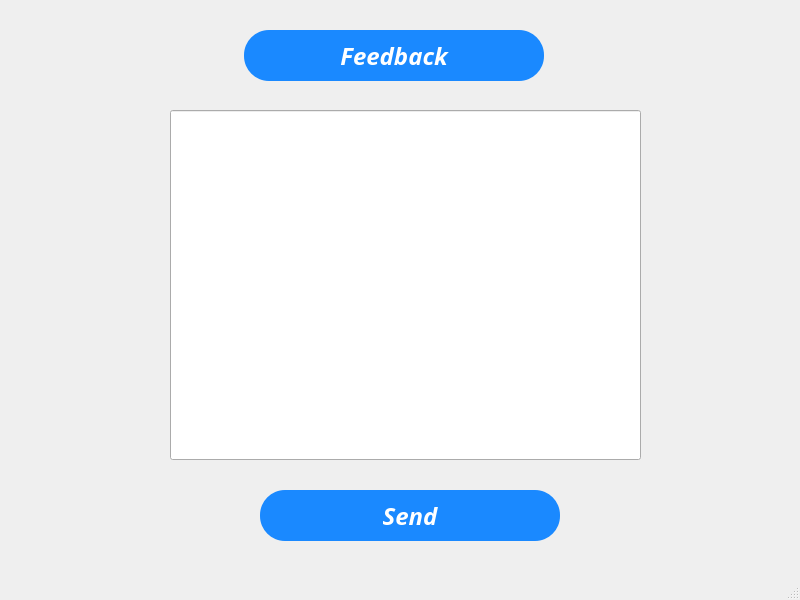
<?xml version="1.0" encoding="UTF-8"?>
<ui version="4.0">
 <class>MainWindow</class>
 <widget class="QMainWindow" name="MainWindow">
  <property name="geometry">
   <rect>
    <x>0</x>
    <y>0</y>
    <width>800</width>
    <height>600</height>
   </rect>
  </property>
  <property name="windowTitle">
   <string>MainWindow</string>
  </property>
  <widget class="QWidget" name="centralwidget">
   <widget class="QLineEdit" name="lineEdit">
    <property name="geometry">
     <rect>
      <x>170</x>
      <y>110</y>
      <width>471</width>
      <height>350</height>
     </rect>
    </property>
    <property name="minimumSize">
     <size>
      <width>400</width>
      <height>350</height>
     </size>
    </property>
    <property name="maximumSize">
     <size>
      <width>500</width>
      <height>400</height>
     </size>
    </property>
   </widget>
   <widget class="QLabel" name="label">
    <property name="geometry">
     <rect>
      <x>244</x>
      <y>30</y>
      <width>300</width>
      <height>51</height>
     </rect>
    </property>
    <property name="minimumSize">
     <size>
      <width>200</width>
      <height>50</height>
     </size>
    </property>
    <property name="maximumSize">
     <size>
      <width>300</width>
      <height>70</height>
     </size>
    </property>
    <property name="font">
     <font>
      <family>Sitka Display Semibold</family>
      <pointsize>18</pointsize>
      <weight>75</weight>
      <italic>true</italic>
      <bold>true</bold>
     </font>
    </property>
    <property name="styleSheet">
     <string notr="true">background-color: rgb(26, 137, 255);
color: rgb(255, 255, 255);
border-radius:25px;</string>
    </property>
    <property name="text">
     <string>Feedback</string>
    </property>
    <property name="alignment">
     <set>Qt::AlignCenter</set>
    </property>
   </widget>
   <widget class="QPushButton" name="pushButton">
    <property name="geometry">
     <rect>
      <x>260</x>
      <y>490</y>
      <width>300</width>
      <height>51</height>
     </rect>
    </property>
    <property name="minimumSize">
     <size>
      <width>200</width>
      <height>50</height>
     </size>
    </property>
    <property name="maximumSize">
     <size>
      <width>300</width>
      <height>67</height>
     </size>
    </property>
    <property name="font">
     <font>
      <family>Sitka Display Semibold</family>
      <pointsize>18</pointsize>
      <weight>75</weight>
      <italic>true</italic>
      <bold>true</bold>
     </font>
    </property>
    <property name="styleSheet">
     <string notr="true">background-color: rgb(26, 137, 255);
color: rgb(255, 255, 255);
border-radius:25px;</string>
    </property>
    <property name="text">
     <string>Send</string>
    </property>
   </widget>
  </widget>
  <widget class="QMenuBar" name="menubar">
   <property name="geometry">
    <rect>
     <x>0</x>
     <y>0</y>
     <width>800</width>
     <height>26</height>
    </rect>
   </property>
  </widget>
  <widget class="QStatusBar" name="statusbar"/>
 </widget>
 <resources/>
 <connections/>
</ui>
